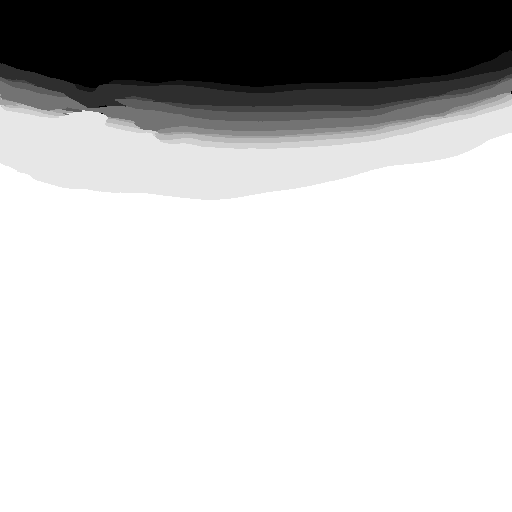
#> input picture Project_Data/Predictions/case_00011.png, 512 x 512 px; its folder holds only this picture in this run
$ python topo_analysis_v5.py
#> lines starting #> are read from the running program, lines starting #| are printed output that depends on the picture; after the words box and inside, x2 and y2 are one past the last pixel; in counts of white or black regions, pixels touching at a corner belong together
import os
import cv2
import numpy as np
import matplotlib.pyplot as plt
from skimage import measure
from glob import glob
from tqdm import tqdm

# ================= 配置区域 (Configuration V5) =================
PRED_DIR = r"./Project_Data/Predictions"
GT_DIR = r"./Project_Data/GroundTruth"
SAVE_DIR = r"./Project_Data/Report_Assets_V5"  # 保存到 V5 文件夹

TARGET_CLASS_ID = 6
POLY_DEGREE = 2  # 2次多项式适合眼球弧度
# 注意：移除了 BRIDGE_THICKNESS，因为现在厚度是自动计算的！
# ================================================================

os.makedirs(SAVE_DIR, exist_ok=True)


def fit_extrapolate_adaptive_thickness(binary_mask):
    """
    [V5 Algorithm - Dual Regression]
    1. 计算距离变换 (得到局部厚度 r)
    2. 拟合位置曲线 y = f(x)
    3. 拟合厚度曲线 r = g(x)
    4. 动态绘制变宽的桥梁
    """
    h, w = binary_mask.shape

    # 1. 提取前景点坐标
    y_coords, x_coords = np.where(binary_mask > 0)

    if len(x_coords) < 10:
        return binary_mask, binary_mask, False

    # 2. 【新增】计算局部厚度 (Radius)
    # distanceTransform 计算每个像素到最近背景像素的距离
    # 对于管状结构，中心线的距离值就是半径
    dist_map = cv2.distanceTransform(binary_mask, cv2.DIST_L2, 5)

    # 获取前景点的厚度值
    r_vals = dist_map[y_coords, x_coords]

    # 3. 双重拟合 (Dual Fitting)
    try:
        # A. 位置拟合 y = f(x)
        coeffs_y = np.polyfit(x_coords, y_coords, POLY_DEGREE)
        poly_y = np.poly1d(coeffs_y)

        # B. 【新增】厚度拟合 r = g(x)
        # 厚度变化通常较平缓，2次多项式足够描述 (中间厚两边薄)
        coeffs_r = np.polyfit(x_coords, r_vals, POLY_DEGREE)
        poly_r = np.poly1d(coeffs_r)

    except:
        return binary_mask, binary_mask, False

    # 4. 全域外推 (Extrapolation)
    x_range = np.arange(0, w).astype(int)

    # 预测位置
    y_pred = poly_y(x_range).astype(int)

    # 预测厚度 (半径)
    # 注意：需防止负值，且设定一个最小厚度(比如1px)
    r_pred = poly_r(x_range)
    r_pred = np.clip(r_pred, 1.0, 50.0)  # 限制半径在 1 到 50 之间

    # 5. 生成"动态桥梁" (Adaptive Bridge Layer)
    bridge_mask = np.zeros_like(binary_mask)

    # 由于 openCV 的 polylines 只能画等宽线
    # 我们改用 circle 逐点绘制来实现"渐变粗细"
    # 为了效率，可以每隔几个像素画一个圆，或者逐点画
    for i, x in enumerate(x_range):
        y = y_pred[i]
        r = r_pred[i]

        # 只在图像范围内画
        if 0 <= y < h:
            # radius 必须是整数，且至少为 1
            radius = int(round(r))
            # 画实心圆 (-1)
            cv2.circle(bridge_mask, (x, y), radius, 1, -1)

    # 6. 保留原貌融合
    merged_mask = np.logical_or(binary_mask, bridge_mask).astype(np.uint8)

    return merged_mask, bridge_mask, True


def refine_mask_final(merged_mask):
    """提取最大连通块 (保持不变)"""
    label_img, num_labels = measure.label(merged_mask, return_num=True, connectivity=2)

    if num_labels <= 1: return merged_mask

    properties = measure.regionprops(label_img)
    if not properties: return merged_mask

    max_prop = max(properties, key=lambda x: x.area)
    refined = np.zeros_like(merged_mask)
    refined[label_img == max_prop.label] = 1

    return refined


def dice_score(pred, gt):
    smooth = 1e-5
    intersection = np.sum(pred * gt)
    return (2. * intersection + smooth) / (np.sum(pred) + np.sum(gt) + smooth)


def main():
    pred_files = sorted(glob(os.path.join(PRED_DIR, "*.png")))

    print(f"开始 V5 双重回归分析 (Dual Regression: Position + Thickness)...")
    print(f"结果图片将保存到: {SAVE_DIR}")

    metrics = {'orig_dice': [], 'refi_dice': [], 'orig_b0': []}

    saved_count = 0
    MAX_SAVE = 10

    for p_path in tqdm(pred_files):
        filename = os.path.basename(p_path)
        g_path = os.path.join(GT_DIR, filename)
        if not os.path.exists(g_path): continue

        pred_full = cv2.imread(p_path, 0)
#> pred_full is the input picture: shape (512, 512); min 0, max 11, mean 8.51
        gt_full = cv2.imread(g_path, 0)
        pred_bin = (pred_full == TARGET_CLASS_ID).astype(np.uint8)
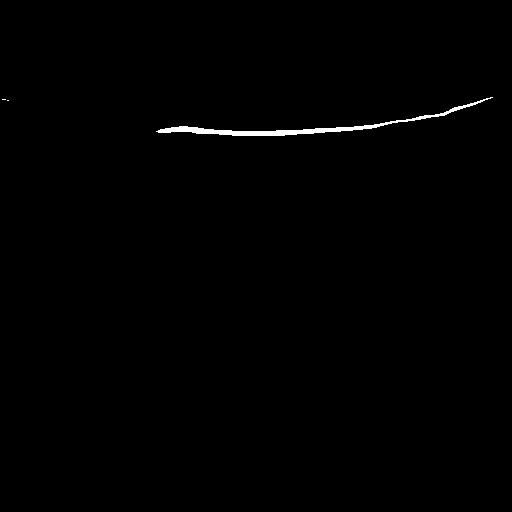
#> pred_bin: shape (512, 512); values 0 (black) and 1 (white), 0.53% white; 3 white regions (2 under 20 px), largest, box (x1, y1, x2, y2) and area: (156, 97, 493, 136) 1372
        gt_bin = (gt_full == TARGET_CLASS_ID).astype(np.uint8)

        if np.sum(gt_bin) == 0 and np.sum(pred_bin) == 0: continue

        b0_raw = measure.label(pred_bin, return_num=True, connectivity=2)[1]
#> b0_raw = 3

        # === V5 运行 ===
        merged_mask, bridge_layer, success = fit_extrapolate_adaptive_thickness(pred_bin)
#> in fit_extrapolate_adaptive_thickness, `y_coords, x_coords = np.where(binary_mask > 0)`: y_coords = 1378 values from 97 to 135; x_coords = 1378 values, max 492 at index 2, min 2 at index 8, mean 300.1
#> in fit_extrapolate_adaptive_thickness, `r_vals = dist_map[y_coords, x_coords]`: r_vals = 1378 values, max 3.2 at index 685, min 1 at index 0, mean 1.6
#> in fit_extrapolate_adaptive_thickness, `coeffs_y = np.polyfit(x_coords, y_coords, POLY_DEGREE)`: coeffs_y = [-0.000591, 0.301, 94.59]
#> in fit_extrapolate_adaptive_thickness, `coeffs_r = np.polyfit(x_coords, r_vals, POLY_DEGREE)`: coeffs_r = [-1.1e-05, 0.00462, 1.3]
#> in fit_extrapolate_adaptive_thickness, `y_pred = poly_y(x_range).astype(int)`: y_pred = 512 values, max 132 at index 216, min 94 at index 0, mean 119.5
#> in fit_extrapolate_adaptive_thickness, `r_pred = poly_r(x_range)`: r_pred = 512 values, max 1.78 at index 209, min 0.778 at index 511, mean 1.52
#> in fit_extrapolate_adaptive_thickness, `r_pred = np.clip(r_pred, 1.0, 50.0)`: r_pred = 512 values, max 1.78 at index 209, min 1 at index 476, mean 1.53
#> the loop in fit_extrapolate_adaptive_thickness, `for i, x in enumerate(x_range):` made 512 passes
#> (y, r, radius) on passes 1 to 12: (94, 1.3, 1), (94, 1.31, 1), (95, 1.31, 1), (95, 1.31, 1), (95, 1.32, 1), (96, 1.32, 1), (96, 1.33, 1), (96, 1.33, 1), (96, 1.34, 1), (97, 1.34, 1), (97, 1.35, 1), (97, 1.35, 1)
#> after the loop in fit_extrapolate_adaptive_thickness, `for i, x in enumerate(x_range):`:
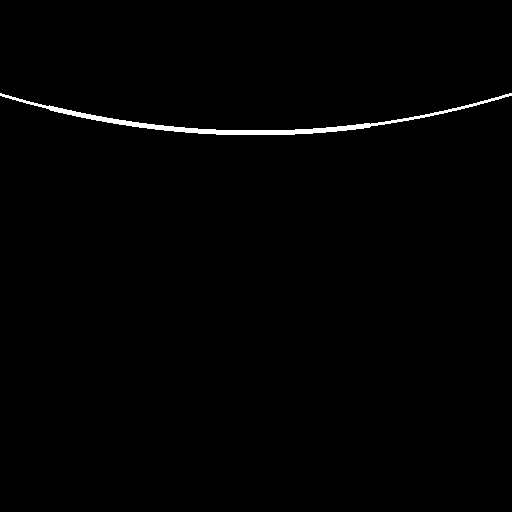
#> bridge_mask: shape (512, 512); values 0 (black) and 1 (white), 0.83% white; 1 white region, box (x1, y1, x2, y2) and area: (0, 93, 512, 135) 2178
#> in fit_extrapolate_adaptive_thickness, `merged_mask = np.logical_or(binary_mask, bridge_mask).astype(np.uint8)`:
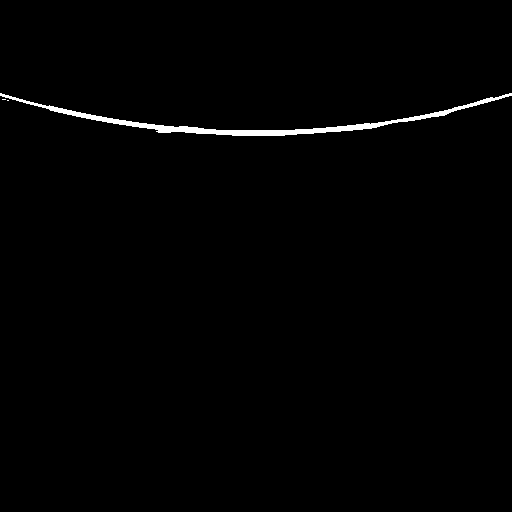
#> merged_mask: shape (512, 512); values 0 (black) and 1 (white), 0.94% white; 3 white regions (2 under 20 px)
#> success = True
        pred_refined = refine_mask_final(merged_mask)
#> in refine_mask_final, `label_img, num_labels = measure.label(merged_mask, return_num=True, co..`: label_img: shape (512, 512) int64; 4 distinct labels, from 0 to 3
#> in refine_mask_final, `label_img, num_labels = measure.label(merged_mask, return_num=True, co..`: num_labels = 3
#> in refine_mask_final, `properties = measure.regionprops(label_img)`: properties = 3 regions; box (x1, y1, x2, y2) and area: (0, 93, 512, 136) 2457, (2, 99, 6, 100) 4, (7, 100, 9, 101) 2
#> pred_refined: shape (512, 512); values 0 (black) and 1 (white), 0.94% white; 1 white region, box (x1, y1, x2, y2) and area: (0, 93, 512, 136) 2457

        # 指标
        d_orig = dice_score(pred_bin, gt_bin)
#> in dice_score, `intersection = np.sum(pred * gt)`: intersection = 1378
#> d_orig = 1
        d_refi = dice_score(pred_refined, gt_bin)
#> d_refi = 0.716

        metrics['orig_dice'].append(d_orig)
        metrics['refi_dice'].append(d_refi)
        metrics['orig_b0'].append(b0_raw)

        # 可视化：找那种断开的
        if b0_raw > 1 and success and saved_count < MAX_SAVE:
            saved_count += 1
            plt.figure(figsize=(16, 5))

            # 1. GT
            plt.subplot(1, 4, 1)
            plt.title("Ground Truth", fontsize=10)
            plt.imshow(gt_bin, cmap='gray')
            plt.axis('off')

            # 2. Original
            plt.subplot(1, 4, 2)
            plt.title(f"Original (Broken)\nDice: {d_orig:.3f}", fontsize=10)
            plt.imshow(pred_bin, cmap='gray')
            plt.axis('off')

            # 3. The Bridge (Visualized)
            plt.subplot(1, 4, 3)
            plt.title(f"Dual Regression Prediction\n(Adaptive Thickness)", fontsize=10)

            # 可视化技巧：显示桥梁的粗细变化
            vis_layer = np.zeros_like(pred_bin, dtype=float)
            vis_layer[pred_bin == 1] = 0.4  # 原图灰色
            vis_layer[bridge_layer == 1] = 1.0  # 拟合线亮白色

            plt.imshow(vis_layer, cmap='gray')
            plt.axis('off')

            # 4. Final Result
            plt.subplot(1, 4, 4)
            plt.title(f"V5 Final Result\nDice: {d_refi:.3f}", fontsize=10)
            plt.imshow(pred_refined, cmap='gray')
            plt.axis('off')

            plt.tight_layout()
            plt.savefig(os.path.join(SAVE_DIR, f"V5_Adaptive_{filename}"))
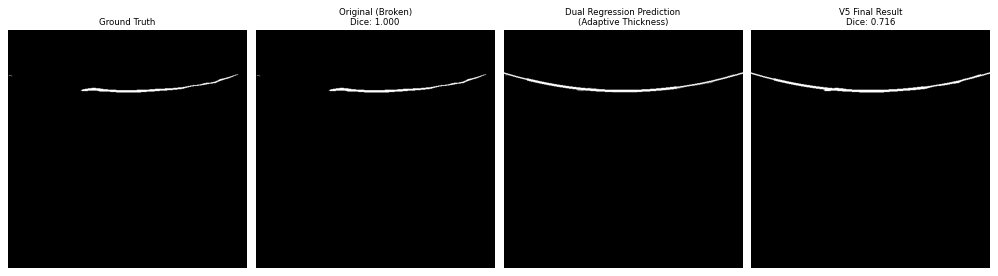
#> figure drawn by matplotlib, 4 panels
            plt.close()

    # ================= 统计 =================
    print("\n" + "=" * 40)
    print(" V5 FINAL RESULTS SUMMARY ")
    print("=" * 40)
    print("Dice Coefficient Score:")
    print(f"   - Original Mean Dice: {np.mean(metrics['orig_dice']):.4f}")
    print(f"   - Refined  Mean Dice: {np.mean(metrics['refi_dice']):.4f}")

    imp = np.mean(metrics['refi_dice']) - np.mean(metrics['orig_dice'])
    print(f"   - Improvement: {imp:+.4f}")
    print("   ✅ SUCCESS: Adaptive Thickness Reconstruction Completed!")
    print("=" * 40)


if __name__ == "__main__":
    main()
